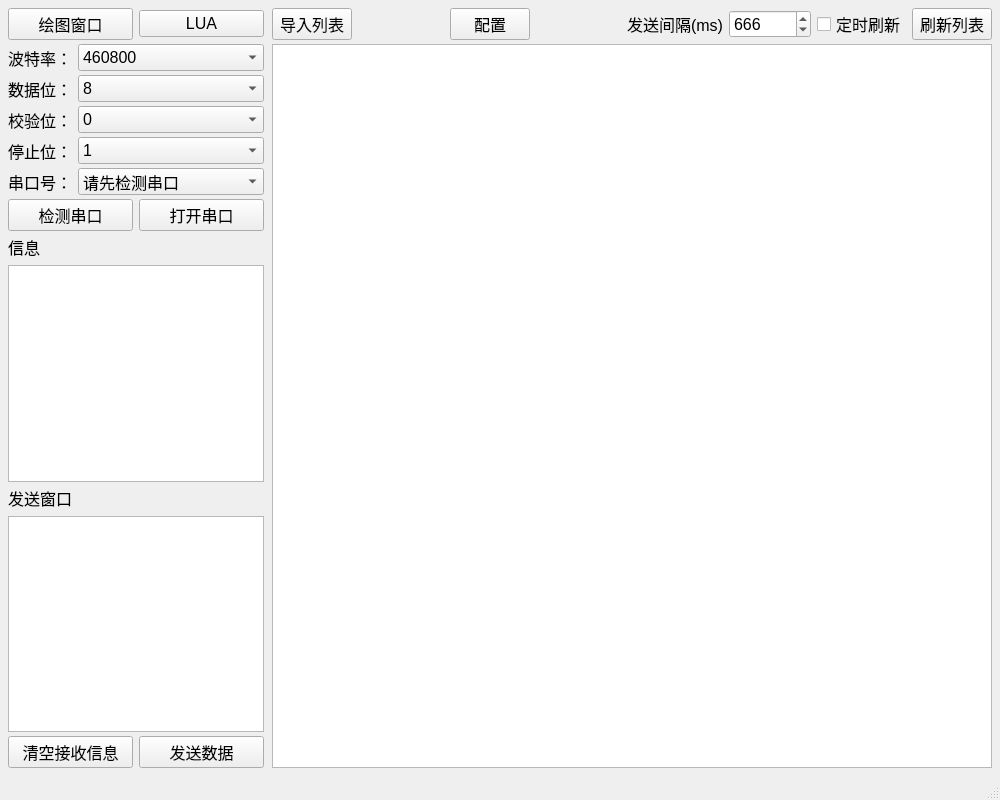
<?xml version="1.0" encoding="UTF-8"?>
<ui version="4.0">
 <class>MainWindow</class>
 <widget class="QMainWindow" name="MainWindow">
  <property name="geometry">
   <rect>
    <x>0</x>
    <y>0</y>
    <width>1000</width>
    <height>800</height>
   </rect>
  </property>
  <property name="minimumSize">
   <size>
    <width>800</width>
    <height>600</height>
   </size>
  </property>
  <property name="font">
   <font>
    <pointsize>12</pointsize>
   </font>
  </property>
  <property name="windowTitle">
   <string>SCD</string>
  </property>
  <widget class="QWidget" name="centralWidget">
   <layout class="QHBoxLayout" name="horizontalLayout">
    <property name="spacing">
     <number>0</number>
    </property>
    <property name="leftMargin">
     <number>4</number>
    </property>
    <property name="topMargin">
     <number>4</number>
    </property>
    <property name="rightMargin">
     <number>4</number>
    </property>
    <property name="bottomMargin">
     <number>4</number>
    </property>
    <item>
     <widget class="QWidget" name="widget" native="true">
      <property name="sizePolicy">
       <sizepolicy hsizetype="Fixed" vsizetype="Preferred">
        <horstretch>0</horstretch>
        <verstretch>0</verstretch>
       </sizepolicy>
      </property>
      <layout class="QVBoxLayout" name="verticalLayout">
       <property name="spacing">
        <number>4</number>
       </property>
       <property name="leftMargin">
        <number>4</number>
       </property>
       <property name="topMargin">
        <number>4</number>
       </property>
       <property name="rightMargin">
        <number>4</number>
       </property>
       <property name="bottomMargin">
        <number>4</number>
       </property>
       <item>
        <layout class="QHBoxLayout" name="horizontalLayout_9">
         <item>
          <widget class="QPushButton" name="fcnButton1">
           <property name="sizePolicy">
            <sizepolicy hsizetype="Preferred" vsizetype="Fixed">
             <horstretch>0</horstretch>
             <verstretch>0</verstretch>
            </sizepolicy>
           </property>
           <property name="text">
            <string>绘图窗口</string>
           </property>
          </widget>
         </item>
         <item>
          <widget class="QPushButton" name="luaButton">
           <property name="sizePolicy">
            <sizepolicy hsizetype="Preferred" vsizetype="Fixed">
             <horstretch>0</horstretch>
             <verstretch>0</verstretch>
            </sizepolicy>
           </property>
           <property name="text">
            <string>LUA</string>
           </property>
          </widget>
         </item>
        </layout>
       </item>
       <item>
        <layout class="QHBoxLayout" name="horizontalLayout_3" stretch="0,0">
         <item>
          <widget class="QLabel" name="label_4">
           <property name="sizePolicy">
            <sizepolicy hsizetype="Fixed" vsizetype="Preferred">
             <horstretch>0</horstretch>
             <verstretch>0</verstretch>
            </sizepolicy>
           </property>
           <property name="text">
            <string>波特率：</string>
           </property>
          </widget>
         </item>
         <item>
          <widget class="QComboBox" name="baudrateBox">
           <property name="currentText">
            <string>460800</string>
           </property>
           <property name="currentIndex">
            <number>7</number>
           </property>
           <item>
            <property name="text">
             <string>4800</string>
            </property>
           </item>
           <item>
            <property name="text">
             <string>9600</string>
            </property>
           </item>
           <item>
            <property name="text">
             <string>19200</string>
            </property>
           </item>
           <item>
            <property name="text">
             <string>38400</string>
            </property>
           </item>
           <item>
            <property name="text">
             <string>76800</string>
            </property>
           </item>
           <item>
            <property name="text">
             <string>115200</string>
            </property>
           </item>
           <item>
            <property name="text">
             <string>230400</string>
            </property>
           </item>
           <item>
            <property name="text">
             <string>460800</string>
            </property>
           </item>
          </widget>
         </item>
        </layout>
       </item>
       <item>
        <layout class="QHBoxLayout" name="horizontalLayout_4" stretch="0,0">
         <item>
          <widget class="QLabel" name="label_5">
           <property name="sizePolicy">
            <sizepolicy hsizetype="Fixed" vsizetype="Preferred">
             <horstretch>0</horstretch>
             <verstretch>0</verstretch>
            </sizepolicy>
           </property>
           <property name="text">
            <string>数据位：</string>
           </property>
          </widget>
         </item>
         <item>
          <widget class="QComboBox" name="dataBitsBox">
           <item>
            <property name="text">
             <string>8</string>
            </property>
           </item>
           <item>
            <property name="text">
             <string>7</string>
            </property>
           </item>
           <item>
            <property name="text">
             <string>6</string>
            </property>
           </item>
           <item>
            <property name="text">
             <string>5</string>
            </property>
           </item>
           <item>
            <property name="text">
             <string>绘图时必须为8位</string>
            </property>
           </item>
          </widget>
         </item>
        </layout>
       </item>
       <item>
        <layout class="QHBoxLayout" name="horizontalLayout_5" stretch="0,0">
         <item>
          <widget class="QLabel" name="label_6">
           <property name="sizePolicy">
            <sizepolicy hsizetype="Fixed" vsizetype="Preferred">
             <horstretch>0</horstretch>
             <verstretch>0</verstretch>
            </sizepolicy>
           </property>
           <property name="text">
            <string>校验位：</string>
           </property>
          </widget>
         </item>
         <item>
          <widget class="QComboBox" name="ParityBox">
           <property name="currentIndex">
            <number>0</number>
           </property>
           <item>
            <property name="text">
             <string>0</string>
            </property>
           </item>
           <item>
            <property name="text">
             <string>奇校验</string>
            </property>
           </item>
           <item>
            <property name="text">
             <string>偶校验</string>
            </property>
           </item>
          </widget>
         </item>
        </layout>
       </item>
       <item>
        <layout class="QHBoxLayout" name="horizontalLayout_6" stretch="0,0">
         <property name="sizeConstraint">
          <enum>QLayout::SetDefaultConstraint</enum>
         </property>
         <item>
          <widget class="QLabel" name="label_7">
           <property name="sizePolicy">
            <sizepolicy hsizetype="Fixed" vsizetype="Preferred">
             <horstretch>0</horstretch>
             <verstretch>0</verstretch>
            </sizepolicy>
           </property>
           <property name="text">
            <string>停止位：</string>
           </property>
          </widget>
         </item>
         <item>
          <widget class="QComboBox" name="stopBitsBox">
           <item>
            <property name="text">
             <string>1</string>
            </property>
           </item>
           <item>
            <property name="text">
             <string>1.5</string>
            </property>
           </item>
           <item>
            <property name="text">
             <string>2</string>
            </property>
           </item>
          </widget>
         </item>
        </layout>
       </item>
       <item>
        <layout class="QHBoxLayout" name="horizontalLayout_2" stretch="0,0">
         <item>
          <widget class="QLabel" name="label_3">
           <property name="sizePolicy">
            <sizepolicy hsizetype="Fixed" vsizetype="Preferred">
             <horstretch>0</horstretch>
             <verstretch>0</verstretch>
            </sizepolicy>
           </property>
           <property name="minimumSize">
            <size>
             <width>0</width>
             <height>0</height>
            </size>
           </property>
           <property name="text">
            <string>串口号：</string>
           </property>
          </widget>
         </item>
         <item>
          <widget class="QComboBox" name="portNameBox">
           <property name="currentIndex">
            <number>0</number>
           </property>
           <item>
            <property name="text">
             <string>请先检测串口</string>
            </property>
           </item>
          </widget>
         </item>
        </layout>
       </item>
       <item>
        <layout class="QHBoxLayout" name="horizontalLayout_8">
         <item>
          <widget class="QPushButton" name="searchButton">
           <property name="sizePolicy">
            <sizepolicy hsizetype="Preferred" vsizetype="Fixed">
             <horstretch>0</horstretch>
             <verstretch>0</verstretch>
            </sizepolicy>
           </property>
           <property name="text">
            <string>检测串口</string>
           </property>
          </widget>
         </item>
         <item>
          <widget class="QPushButton" name="openButton">
           <property name="sizePolicy">
            <sizepolicy hsizetype="Preferred" vsizetype="Fixed">
             <horstretch>0</horstretch>
             <verstretch>0</verstretch>
            </sizepolicy>
           </property>
           <property name="text">
            <string>打开串口</string>
           </property>
          </widget>
         </item>
        </layout>
       </item>
       <item>
        <layout class="QVBoxLayout" name="verticalLayout_3">
         <item>
          <widget class="QLabel" name="label">
           <property name="text">
            <string>信息</string>
           </property>
          </widget>
         </item>
         <item>
          <widget class="QPlainTextEdit" name="revPlainTextEdit"/>
         </item>
        </layout>
       </item>
       <item>
        <layout class="QVBoxLayout" name="verticalLayout_4">
         <item>
          <widget class="QLabel" name="label_2">
           <property name="text">
            <string>发送窗口</string>
           </property>
          </widget>
         </item>
         <item>
          <widget class="QPlainTextEdit" name="sendPlainTextEdit"/>
         </item>
        </layout>
       </item>
       <item>
        <layout class="QHBoxLayout" name="horizontalLayout_7">
         <item>
          <widget class="QPushButton" name="clearButton">
           <property name="sizePolicy">
            <sizepolicy hsizetype="Preferred" vsizetype="Fixed">
             <horstretch>0</horstretch>
             <verstretch>0</verstretch>
            </sizepolicy>
           </property>
           <property name="text">
            <string>清空接收信息</string>
           </property>
           <property name="shortcut">
            <string>Ctrl+L</string>
           </property>
          </widget>
         </item>
         <item>
          <widget class="QPushButton" name="sendButton">
           <property name="sizePolicy">
            <sizepolicy hsizetype="Preferred" vsizetype="Fixed">
             <horstretch>0</horstretch>
             <verstretch>0</verstretch>
            </sizepolicy>
           </property>
           <property name="text">
            <string>发送数据</string>
           </property>
           <property name="shortcut">
            <string>Ctrl+Return</string>
           </property>
          </widget>
         </item>
        </layout>
       </item>
      </layout>
     </widget>
    </item>
    <item>
     <layout class="QVBoxLayout" name="verticalLayout_2">
      <property name="spacing">
       <number>4</number>
      </property>
      <property name="leftMargin">
       <number>4</number>
      </property>
      <property name="topMargin">
       <number>4</number>
      </property>
      <property name="rightMargin">
       <number>4</number>
      </property>
      <property name="bottomMargin">
       <number>4</number>
      </property>
      <item>
       <layout class="QHBoxLayout" name="horizontalLayout_11">
        <item>
         <widget class="QPushButton" name="inButton">
          <property name="sizePolicy">
           <sizepolicy hsizetype="Preferred" vsizetype="Fixed">
            <horstretch>0</horstretch>
            <verstretch>0</verstretch>
           </sizepolicy>
          </property>
          <property name="text">
           <string>导入列表</string>
          </property>
         </widget>
        </item>
        <item>
         <spacer name="horizontalSpacer">
          <property name="orientation">
           <enum>Qt::Horizontal</enum>
          </property>
          <property name="sizeHint" stdset="0">
           <size>
            <width>40</width>
            <height>20</height>
           </size>
          </property>
         </spacer>
        </item>
        <item>
         <widget class="QPushButton" name="cfgButton">
          <property name="sizePolicy">
           <sizepolicy hsizetype="Preferred" vsizetype="Fixed">
            <horstretch>0</horstretch>
            <verstretch>0</verstretch>
           </sizepolicy>
          </property>
          <property name="text">
           <string>配置</string>
          </property>
         </widget>
        </item>
        <item>
         <spacer name="horizontalSpacer_2">
          <property name="orientation">
           <enum>Qt::Horizontal</enum>
          </property>
          <property name="sizeHint" stdset="0">
           <size>
            <width>40</width>
            <height>20</height>
           </size>
          </property>
         </spacer>
        </item>
        <item>
         <widget class="QLabel" name="label_8">
          <property name="text">
           <string>发送间隔(ms)</string>
          </property>
         </widget>
        </item>
        <item>
         <widget class="QSpinBox" name="spinBox">
          <property name="minimum">
           <number>50</number>
          </property>
          <property name="maximum">
           <number>999999</number>
          </property>
          <property name="value">
           <number>666</number>
          </property>
         </widget>
        </item>
        <item>
         <widget class="QCheckBox" name="checkBox">
          <property name="text">
           <string>定时刷新</string>
          </property>
         </widget>
        </item>
        <item>
         <widget class="QPushButton" name="refreshButton">
          <property name="sizePolicy">
           <sizepolicy hsizetype="Preferred" vsizetype="Fixed">
            <horstretch>0</horstretch>
            <verstretch>0</verstretch>
           </sizepolicy>
          </property>
          <property name="text">
           <string>刷新列表</string>
          </property>
         </widget>
        </item>
       </layout>
      </item>
      <item>
       <widget class="QTableWidget" name="tableWidget">
        <property name="editTriggers">
         <set>QAbstractItemView::DoubleClicked|QAbstractItemView::EditKeyPressed</set>
        </property>
        <property name="columnCount">
         <number>0</number>
        </property>
       </widget>
      </item>
     </layout>
    </item>
   </layout>
  </widget>
  <widget class="QStatusBar" name="statusBar"/>
 </widget>
 <layoutdefault spacing="6" margin="11"/>
 <resources/>
 <connections/>
</ui>
